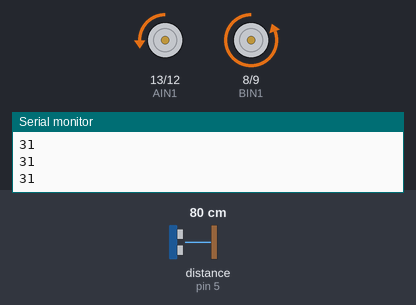
Recording of a sketch running on a simulated Arduino Uno, built with avr-gcc and run on an emulated ATmega328P. On the bench: motor-driver pin pairs drawn as motors (green arrow = first pin HIGH = forward, orange = second pin HIGH = backward, longer = more drive, scaled by the enable pin), the last lines printed to the serial monitor. Wiring (inferred from the names in the program): ultrasonic range finder: trigger pin 6; echo pin 5. The inputs (shaded band) are chosen by the test bench; at power-on: distance to the obstacle (sensor on pin 5) 80 cm. The echo pulse lasts 58.3 µs per cm.

Above: at 1.2 s.
1.3 s: distance to the obstacle (sensor on pin 5) set to 28 cm
2.8 s: distance to the obstacle (sensor on pin 5) set to 22 cm
At 2.95 s:
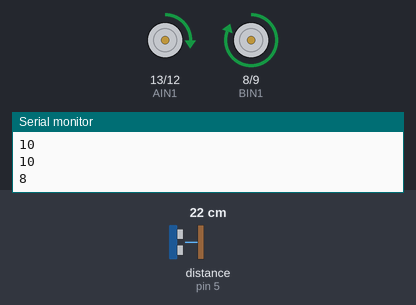
At 3.35 s:
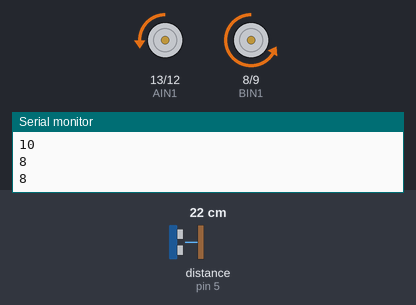
Timing chart, 0 to 11.8 s (numbered marks = the images above; inputs shaded):
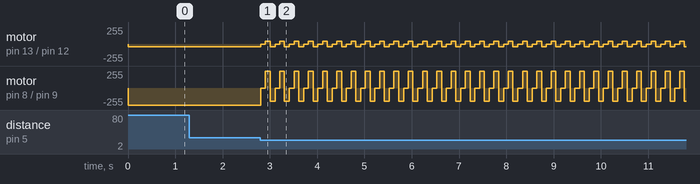

The sketch:

firstarduinocodes.ino
```cpp
// int AIN1 = 13;
// int AIN2 = 12;
// int PWMA = 11;
// int BIN1 = 8;
// int BIN2 = 9;
// int PWMB = 10;
// int MS = 0;

// // speed (int speed) {
// //   int speed = abs(MS);
// //   analogWrite(PWMA, abs(MS));
// //   analogWrite(PWMB, abs(MS));
// //   delay(1000);
// // }
// void spinmotor(int speed) {
//   //0-255 inputs
//   if (MS > 0) {
//     digitalWrite(AIN1, HIGH);
//     digitalWrite(AIN2, LOW);
//     digitalWrite(BIN1, HIGH); //backwards wheel code
//     digitalWrite(BIN2, LOW);
//     analogWrite(PWMA, abs(MS));
//     analogWrite(PWMB, abs(MS));
//     delay(1000);
//     // digitalWrite(AIN1, HIGH);
//     // digitalWrite(AIN2, LOW);
//     // digitalWrite(BIN1, HIGH);
//     // digitalWrite(BIN2, LOW);
//     analogWrite(PWMA, abs(MS));
//     analogWrite(PWMB, abs(MS));
//     delay(1000);
//     analogWrite(PWMA, abs(MS));
//     analogWrite(PWMB, abs(MS));
//     delay(1000);
//     analogWrite(PWMA, abs(MS));
//     analogWrite(PWMB, abs(MS));
//     delay(1000);
//   }
//   else if (MS <0) {
//     digitalWrite(AIN1, LOW);
//     digitalWrite(AIN2, HIGH);
//     digitalWrite(BIN1, LOW);
//     digitalWrite(BIN2, HIGH);
//     analogWrite(PWMA, abs(MS));
//     analogWrite(PWMB, abs(MS));
//     delay(1000);
//     // digitalWrite(AIN1, LOW);
//     // digitalWrite(AIN2, HIGH);
//     // digitalWrite(BIN1, LOW);
//     // digitalWrite(BIN2, HIGH);
//     analogWrite(PWMA, abs(MS));
//     analogWrite(PWMB, abs(MS));
//     delay(1000);
//     analogWrite(PWMA, abs(MS));
//     analogWrite(PWMB, abs(MS));
//     delay(1000);
//     analogWrite(PWMA, abs(MS));
//     analogWrite(PWMB, abs(MS));
//     delay(1000);
//   }
//   else if (MS == 0) {
//     digitalWrite(AIN1, LOW);
//     digitalWrite(AIN2, LOW);
//     digitalWrite(BIN1, LOW);
//     digitalWrite(BIN2, LOW);
//   }
//   analogWrite(PWMA, abs(MS));
//   analogWrite(PWMB, abs(MS));
// }

// void setup() {
//   // put your setup code here, to run once:
// Serial.begin(9600);
// Serial.println("Enter Motor Speed");
// pinMode(7, INPUT_PULLUP);
// pinMode(AIN1, OUTPUT); //from arduino
// pinMode(AIN2, OUTPUT);
// pinMode(PWMA, OUTPUT);
// pinMode(BIN1, OUTPUT);
// pinMode(BIN2, OUTPUT);
// pinMode(PWMB, OUTPUT);
// }

// void loop() {
//   // put your main code here, to run repeatedly:

// if (Serial.available() == 1) {
//   MS = 600;
// }
// if (digitalRead(7) == HIGH) {
//   spinmotor(300);
// }
// else if (digitalRead(7) == LOW) {
//   spinmotor(0);
// }
// }


// speed (int speed) {
//   int speed = abs(MS);
//   analogWrite(PWMA, abs(MS));
//   analogWrite(PWMB, abs(MS));
//   delay(1000);
// }
// void spinmotor(int speed) {
//   //0-255 inputs
//   if (MS > 0) {
//     digitalWrite(AIN1, HIGH);
//     digitalWrite(AIN2, LOW);
//     digitalWrite(BIN1, HIGH); //backwards wheel code
//     digitalWrite(BIN2, LOW);
//     analogWrite(PWMA, abs(MS));
//     analogWrite(PWMB, abs(MS));
//     delay(1000);
//     // digitalWrite(AIN1, HIGH);
//     // digitalWrite(AIN2, LOW);
//     // digitalWrite(BIN1, HIGH);
//     // digitalWrite(BIN2, LOW);
//     analogWrite(PWMA, abs(MS));
//     analogWrite(PWMB, abs(MS));
//     delay(1000);
//     analogWrite(PWMA, abs(MS));
//     analogWrite(PWMB, abs(MS));
//     delay(1000);
//     analogWrite(PWMA, abs(MS));
//     analogWrite(PWMB, abs(MS));
//     delay(1000);
//   }
//   else if (MS <0) {
//     digitalWrite(AIN1, LOW);
//     digitalWrite(AIN2, HIGH);
//     digitalWrite(BIN1, LOW);
//     digitalWrite(BIN2, HIGH);
//     analogWrite(PWMA, abs(MS));
//     analogWrite(PWMB, abs(MS));
//     delay(1000);
//     // digitalWrite(AIN1, LOW);
//     // digitalWrite(AIN2, HIGH);
//     // digitalWrite(BIN1, LOW);
//     // digitalWrite(BIN2, HIGH);
//     analogWrite(PWMA, abs(MS));
//     analogWrite(PWMB, abs(MS));
//     delay(1000);
//     analogWrite(PWMA, abs(MS));
//     analogWrite(PWMB, abs(MS));
//     delay(1000);
//     analogWrite(PWMA, abs(MS));
//     analogWrite(PWMB, abs(MS));
//     delay(1000);
//   }
//   else if (MS == 0) {
//     digitalWrite(AIN1, LOW);
//     digitalWrite(AIN2, LOW);
//     digitalWrite(BIN1, LOW);
//     digitalWrite(BIN2, LOW);
//   }
//   analogWrite(PWMA, abs(MS));
//   analogWrite(PWMB, abs(MS));
// }

int AIN1 = 13;
int AIN2 = 12;
int PWMA = 11;
int BIN1 = 8;
int BIN2 = 9;
int PWMB = 10;
int MS = 0;
int drive_time = 2;
int distance_int;
String dir;
int turn_time = 8;
int trig = 6;
int echo = 5;
float echotime;

void spinright (int rightspeed) {

if (rightspeed> 0) {

digitalWrite(AIN2, HIGH);
digitalWrite(AIN1, LOW );
}
else if (rightspeed< 0) {
digitalWrite(AIN2, LOW);
digitalWrite(AIN1, HIGH);
}
else if (rightspeed == 0)
{
  digitalWrite(AIN2, LOW);
  digitalWrite(AIN1, LOW);
}
analogWrite(PWMA, abs(rightspeed));
}

void spinleft (int leftspeed) {

if (leftspeed> 0) {

digitalWrite(BIN2, HIGH);
digitalWrite(BIN1, LOW );
}
else if (leftspeed< 0) {
digitalWrite(BIN2, LOW);
digitalWrite(BIN1, HIGH);
}
else if (leftspeed ==0) {
  digitalWrite(BIN2, LOW);
  digitalWrite(BIN1, LOW);
}
analogWrite(PWMB, abs(leftspeed));
}
float computeD() {
  digitalWrite(trig,  HIGH);
  delayMicroseconds(10);
  digitalWrite(trig, LOW);
  float echoTime = pulseIn(echo, HIGH);
  float distance = (echoTime/148);
  return distance;
}
void setup() {
  // put your setup code here, to run once:
// Serial.begin(9600);
// Serial.println("Enter f, b, r, l");
pinMode(7, INPUT_PULLUP);
pinMode(AIN1, OUTPUT); //from arduino
pinMode(AIN2, OUTPUT);
pinMode(PWMA, OUTPUT);
pinMode(BIN1, OUTPUT);
pinMode(BIN2, OUTPUT);
pinMode(PWMB, OUTPUT);
pinMode(echo, INPUT);
pinMode(trig, OUTPUT);
Serial.begin(9600);
}

// void loop() {
//   // put your main code here, to run repeatedly:

// if (Serial.available() == 1) {
//   MS = 600;
// }
// if (digitalRead(7) == HIGH) {
//   spinmotor(300);
// }
// else if (digitalRead(7) == LOW) {
//   spinmotor(0);
// }
// }

// 'f' forward, 'b' backward, 'r' right, 'l' left, 'd' distance
void loop () {
  // if(Serial.available() == 1) {
  //   String dir = Serial.readStringUntil(' ');
  //   String dis = Serial.readStringUntil(' ');
  //   distance_int = dis.toInt();
  int d = computeD();
  Serial.println(d);
  if ( d < 10) {
    spinright(0);
    spinleft(0);
    delay(100);
    spinright(-300);
    spinleft(-300);
    delay(100);
    spinright(300);
    spinleft(200);
    delay(100);
  }
  else if (d>=10) {
    spinright(300);
    spinleft(300);


  }
 }
//   if (dir == 'f') {
//     spinright(400);
//     spinleft(400);
//     delay(drive_time * distance_int);
//     spinright(0);
//     spinleft(0);
//   }
//  else if (dir == 'b') {
//     spinright(-200);
//     spinleft(-200);
//     delay(drive_time * distance_int);
//     spinright(0);
//     spinleft(0);
//  }
//   else if (dir == 'r') {
//     spinright(-200);
//     spinleft(255);
//     delay(turn_time * distance_int);
//     spinright(0);
//     spinleft(0);
//   }
//   else if (dir == 'l') {
//     spinright(255);
//     spinleft(-200);
//     delay(turn_time * distance_int);
//     spinright(0);
//     spinleft(200);
//   }
//   else {
//     spinright(0);
//     spinleft(0);
//   }
// }


//   float d = computeD();
// if (d< 10) {
//  analogWrite(r, 255);
//  tone(10, 400);
//  delay(10);
//   analogWrite(g, 0);
//   analogWrite(b, 0);
```

Measured:
- the behaviour switches between 26 and 25 cm on distance to the obstacle (sensor on pin 5) (found by bisection; images 0 and 1)
- after the input at 2.8 s, motor on pin 13 (AIN1) / pin 12 (AIN2): backward 44/255 → stopped at once, then repeats every 0.30 s: forward 44/255 0.10 s, backward 44/255 0.10 s, stopped 0.10 s; motor on pin 8 (BIN1) / pin 9 (BIN2): backward 255/255 → stopped at once, then repeats every 0.30 s: forward 255/255 0.10 s, backward 200/255 0.10 s, stopped 0.10 s
